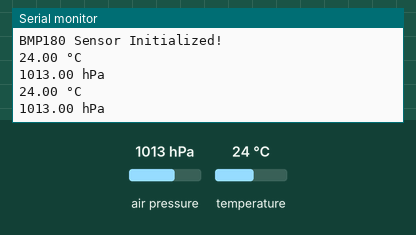
Simulated run of this sketch. Board: ESP32. Parts: the last lines printed to the serial monitor. The test bench sets the inputs (shaded band); at power-on: air pressure 1013 hPa, temperature 24 °C.

Above: at 2.8 s.
2.9 s: air pressure set to 952 hPa
At 5.2 s:
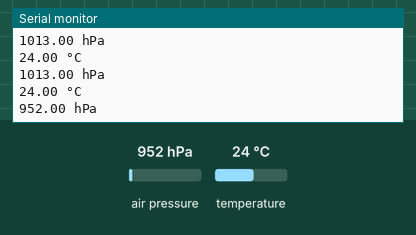
5.6 s: temperature set to 12 °C
At 7.0 s:
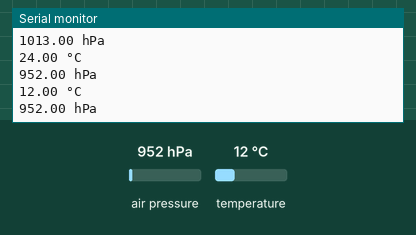
8.3 s: air pressure set to 975 hPa
At 10.4 s:
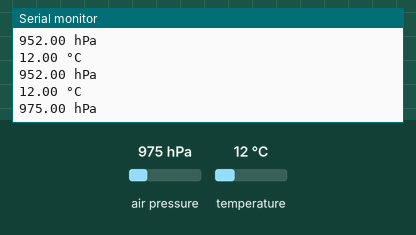
Timing chart, 0 to 11.9 s (numbered marks = the images above; inputs shaded):
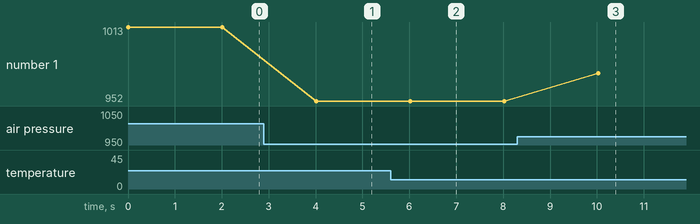

Measured:
- after the input at 2.9 s, the serial monitor: prints a new line after 1.1 s (image 1)
- after the input at 5.6 s, the serial monitor: prints a new line after 0.42 s (image 2)
- after the input at 8.3 s, the serial monitor: prints a new line after 1.7 s (image 3)
- plotted number 1: 1013 → 952 after the input at 2.9 s, 952 → 975 after the input at 8.3 s

The sketch:

BMP180.ino
```cpp
#include <Adafruit_BMP085.h>
#include <Wire.h>
#include <Adafruit_Sensor.h>

Adafruit_BMP085 bmp;


void setup() {
  Serial.begin(9600); // Start serial communication ..

  // Define the appropriate SDA and SCL pins for I2C communication ..
  Wire.begin(21, 22); // On ESP32, defined SDA = 21, SCL = 22

  // Initialize the BMP180 sensor ..
  if (!bmp.begin()) {
    Serial.println("BMP180 sensor not found!");
    while (1);
  }

  Serial.println("BMP180 Sensor Initialized!");
}

void loop() {
  float temperature = bmp.readTemperature();
  float pressure = bmp.readPressure()/100.0F;

  // Print temperature and pressure values ..
  Serial.print(temperature);
  Serial.println(" °C");

  Serial.print(pressure);
  Serial.println(" hPa");

  delay(2000); // wait for 2 second
}
```
